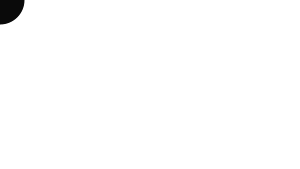
Frame 1 (no input)
Frame 60 (the mouse pressed at the canvas centre just before this capture): identical to frame 1, image omitted
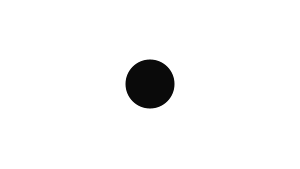
Frame 120 (the mouse held since frame 60 and released just before this capture)

The Processing sketch that drew these frames (run headless with seeded random() and noise(); from frame 60 on, the mouse is pressed at the canvas centre):

// Processing sketch: processing_10896
// ── processing_10896.pde

int[] xpos = new int [50];
int[] ypos = new int [50];

void setup () {
  size (300,169);
  smooth();
  
  for (int i = 0; i < xpos.length; i++) 
  {
    xpos[i] = 0;
    ypos[i] = 0;
  }
  
}

void draw() {
  background(255);
  for (int i = 0; i< xpos.length-1; i++) {
   xpos[i] = xpos[i+1];
   ypos[i] = ypos[i+1];
  }
  
  xpos[xpos.length-1] = mouseX;
  ypos[ypos.length-1] = mouseY;
  
  for (int i = 0; i < xpos.length; i++) {
    noStroke();
    fill(255-i*5);
    ellipse(xpos[i],ypos[i],i,i);
  }
}
